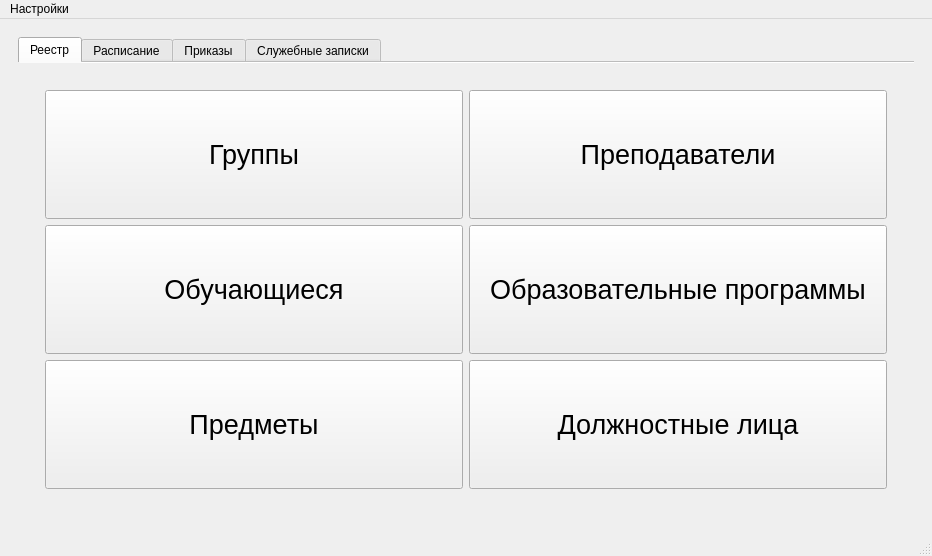
<?xml version="1.0" encoding="UTF-8"?>
<ui version="4.0">
 <class>MainWindow</class>
 <widget class="QMainWindow" name="MainWindow">
  <property name="geometry">
   <rect>
    <x>0</x>
    <y>0</y>
    <width>932</width>
    <height>556</height>
   </rect>
  </property>
  <property name="windowTitle">
   <string>АРМ специалиста ЦПЮИ</string>
  </property>
  <property name="windowIcon">
   <iconset>
    <normaloff>../sfu_logo.ico</normaloff>../sfu_logo.ico</iconset>
  </property>
  <widget class="QWidget" name="mainwidget">
   <layout class="QHBoxLayout" name="hL_mainwidget">
    <item>
     <widget class="QWidget" name="widget_Main" native="true">
      <layout class="QVBoxLayout" name="vL_widget_Main">
       <item>
        <widget class="QTabWidget" name="tabWidget_Main">
         <property name="enabled">
          <bool>true</bool>
         </property>
         <property name="sizePolicy">
          <sizepolicy hsizetype="Expanding" vsizetype="Expanding">
           <horstretch>0</horstretch>
           <verstretch>0</verstretch>
          </sizepolicy>
         </property>
         <property name="tabPosition">
          <enum>QTabWidget::North</enum>
         </property>
         <property name="tabShape">
          <enum>QTabWidget::Rounded</enum>
         </property>
         <property name="currentIndex">
          <number>0</number>
         </property>
         <property name="elideMode">
          <enum>Qt::ElideNone</enum>
         </property>
         <property name="documentMode">
          <bool>true</bool>
         </property>
         <property name="tabsClosable">
          <bool>false</bool>
         </property>
         <property name="movable">
          <bool>false</bool>
         </property>
         <property name="tabBarAutoHide">
          <bool>false</bool>
         </property>
         <widget class="QWidget" name="tab_roster">
          <attribute name="title">
           <string>Реестр</string>
          </attribute>
          <layout class="QVBoxLayout" name="vL_tab_roster">
           <item>
            <widget class="QWidget" name="widget_roster_editors" native="true">
             <layout class="QHBoxLayout" name="hL_widget_roster_editors">
              <item>
               <widget class="QWidget" name="widget_roster" native="true">
                <property name="enabled">
                 <bool>true</bool>
                </property>
                <property name="font">
                 <font>
                  <family>MS Shell Dlg 2</family>
                 </font>
                </property>
                <layout class="QGridLayout" name="gL_roster">
                 <item row="1" column="1">
                  <widget class="QPushButton" name="pushButton_students_roster">
                   <property name="sizePolicy">
                    <sizepolicy hsizetype="Expanding" vsizetype="Expanding">
                     <horstretch>0</horstretch>
                     <verstretch>0</verstretch>
                    </sizepolicy>
                   </property>
                   <property name="font">
                    <font>
                     <family>MS Shell Dlg 2</family>
                     <pointsize>20</pointsize>
                    </font>
                   </property>
                   <property name="text">
                    <string>Обучающиеся</string>
                   </property>
                  </widget>
                 </item>
                 <item row="0" column="2">
                  <widget class="QPushButton" name="pushButton_teachers_roster">
                   <property name="sizePolicy">
                    <sizepolicy hsizetype="Expanding" vsizetype="Expanding">
                     <horstretch>0</horstretch>
                     <verstretch>0</verstretch>
                    </sizepolicy>
                   </property>
                   <property name="font">
                    <font>
                     <family>MS Shell Dlg 2</family>
                     <pointsize>20</pointsize>
                    </font>
                   </property>
                   <property name="text">
                    <string>Преподаватели</string>
                   </property>
                  </widget>
                 </item>
                 <item row="1" column="2">
                  <widget class="QPushButton" name="pushButton_programs_roster">
                   <property name="sizePolicy">
                    <sizepolicy hsizetype="Expanding" vsizetype="Expanding">
                     <horstretch>0</horstretch>
                     <verstretch>0</verstretch>
                    </sizepolicy>
                   </property>
                   <property name="font">
                    <font>
                     <family>MS Shell Dlg 2</family>
                     <pointsize>20</pointsize>
                    </font>
                   </property>
                   <property name="text">
                    <string>Образовательные программы</string>
                   </property>
                  </widget>
                 </item>
                 <item row="2" column="1">
                  <widget class="QPushButton" name="pushButton_subjects_roster">
                   <property name="sizePolicy">
                    <sizepolicy hsizetype="Expanding" vsizetype="Expanding">
                     <horstretch>0</horstretch>
                     <verstretch>0</verstretch>
                    </sizepolicy>
                   </property>
                   <property name="font">
                    <font>
                     <family>MS Shell Dlg 2</family>
                     <pointsize>20</pointsize>
                    </font>
                   </property>
                   <property name="text">
                    <string>Предметы</string>
                   </property>
                  </widget>
                 </item>
                 <item row="2" column="2">
                  <widget class="QPushButton" name="pushButton_headers_roster">
                   <property name="sizePolicy">
                    <sizepolicy hsizetype="Expanding" vsizetype="Expanding">
                     <horstretch>0</horstretch>
                     <verstretch>0</verstretch>
                    </sizepolicy>
                   </property>
                   <property name="font">
                    <font>
                     <family>MS Shell Dlg 2</family>
                     <pointsize>20</pointsize>
                    </font>
                   </property>
                   <property name="text">
                    <string>Должностные лица</string>
                   </property>
                  </widget>
                 </item>
                 <item row="0" column="1">
                  <widget class="QPushButton" name="pushButton_groups_roster">
                   <property name="sizePolicy">
                    <sizepolicy hsizetype="Expanding" vsizetype="Expanding">
                     <horstretch>0</horstretch>
                     <verstretch>0</verstretch>
                    </sizepolicy>
                   </property>
                   <property name="font">
                    <font>
                     <family>MS Shell Dlg 2</family>
                     <pointsize>20</pointsize>
                    </font>
                   </property>
                   <property name="text">
                    <string>Группы</string>
                   </property>
                  </widget>
                 </item>
                </layout>
               </widget>
              </item>
             </layout>
            </widget>
           </item>
          </layout>
         </widget>
         <widget class="QWidget" name="tab_timetable">
          <property name="enabled">
           <bool>true</bool>
          </property>
          <attribute name="title">
           <string>Расписание</string>
          </attribute>
          <layout class="QVBoxLayout" name="vL_tab_timetable">
           <item>
            <widget class="QWidget" name="widget_timetable" native="true">
             <layout class="QVBoxLayout" name="vL_widget_timetable">
              <item>
               <widget class="QWidget" name="widget_Up_timetable" native="true">
                <layout class="QHBoxLayout" name="hL_widget_Up_timetable">
                 <item>
                  <widget class="QPushButton" name="pushButton_edit_timetable">
                   <property name="sizePolicy">
                    <sizepolicy hsizetype="Preferred" vsizetype="Fixed">
                     <horstretch>0</horstretch>
                     <verstretch>0</verstretch>
                    </sizepolicy>
                   </property>
                   <property name="font">
                    <font>
                     <pointsize>10</pointsize>
                     <weight>50</weight>
                     <bold>false</bold>
                     <underline>false</underline>
                     <kerning>true</kerning>
                    </font>
                   </property>
                   <property name="toolTipDuration">
                    <number>-1</number>
                   </property>
                   <property name="inputMethodHints">
                    <set>Qt::ImhNone</set>
                   </property>
                   <property name="text">
                    <string>Изменить расписание</string>
                   </property>
                   <property name="autoDefault">
                    <bool>false</bool>
                   </property>
                   <property name="default">
                    <bool>false</bool>
                   </property>
                   <property name="flat">
                    <bool>false</bool>
                   </property>
                  </widget>
                 </item>
                 <item>
                  <widget class="QPushButton" name="pushButton_print_timetable">
                   <property name="font">
                    <font>
                     <pointsize>10</pointsize>
                    </font>
                   </property>
                   <property name="text">
                    <string>Печать</string>
                   </property>
                  </widget>
                 </item>
                 <item>
                  <widget class="QLabel" name="label_search_timetable">
                   <property name="sizePolicy">
                    <sizepolicy hsizetype="Fixed" vsizetype="Fixed">
                     <horstretch>0</horstretch>
                     <verstretch>0</verstretch>
                    </sizepolicy>
                   </property>
                   <property name="font">
                    <font>
                     <pointsize>10</pointsize>
                    </font>
                   </property>
                   <property name="text">
                    <string>Поиск:</string>
                   </property>
                  </widget>
                 </item>
                 <item>
                  <widget class="QLineEdit" name="lineEdit_search_timetable">
                   <property name="sizePolicy">
                    <sizepolicy hsizetype="Expanding" vsizetype="Fixed">
                     <horstretch>0</horstretch>
                     <verstretch>0</verstretch>
                    </sizepolicy>
                   </property>
                  </widget>
                 </item>
                </layout>
               </widget>
              </item>
              <item>
               <widget class="QScrollArea" name="scrollArea_timetable">
                <property name="widgetResizable">
                 <bool>true</bool>
                </property>
                <widget class="QWidget" name="sAWContent_timetable">
                 <property name="geometry">
                  <rect>
                   <x>0</x>
                   <y>0</y>
                   <width>858</width>
                   <height>372</height>
                  </rect>
                 </property>
                 <layout class="QVBoxLayout" name="vL_sAWContent_timetable"/>
                </widget>
               </widget>
              </item>
             </layout>
            </widget>
           </item>
          </layout>
         </widget>
         <widget class="QWidget" name="tab_decree">
          <attribute name="title">
           <string>Приказы</string>
          </attribute>
          <layout class="QVBoxLayout" name="vL_tab_decree">
           <item>
            <widget class="QWidget" name="widget_decree" native="true">
             <layout class="QVBoxLayout" name="vL_widget_decree">
              <item>
               <widget class="QWidget" name="widget_up_decree" native="true">
                <layout class="QHBoxLayout" name="hL_widget_up_decree">
                 <item>
                  <widget class="QPushButton" name="pushButton_create_decree">
                   <property name="font">
                    <font>
                     <pointsize>10</pointsize>
                    </font>
                   </property>
                   <property name="text">
                    <string>Создать новый приказ</string>
                   </property>
                  </widget>
                 </item>
                 <item>
                  <widget class="QPushButton" name="pushButton_edit_decree">
                   <property name="font">
                    <font>
                     <pointsize>10</pointsize>
                    </font>
                   </property>
                   <property name="text">
                    <string>Редактировать выбранный приказ</string>
                   </property>
                  </widget>
                 </item>
                 <item>
                  <widget class="QPushButton" name="pushButton_print_decree">
                   <property name="font">
                    <font>
                     <pointsize>10</pointsize>
                    </font>
                   </property>
                   <property name="text">
                    <string>Печать</string>
                   </property>
                  </widget>
                 </item>
                 <item>
                  <widget class="QLabel" name="label_search_decree">
                   <property name="text">
                    <string>Поиск:</string>
                   </property>
                  </widget>
                 </item>
                 <item>
                  <widget class="QLineEdit" name="lineEdit_search_decree"/>
                 </item>
                </layout>
               </widget>
              </item>
              <item>
               <widget class="QScrollArea" name="scrollArea_decree">
                <property name="widgetResizable">
                 <bool>true</bool>
                </property>
                <widget class="QWidget" name="sAWContent_decree">
                 <property name="geometry">
                  <rect>
                   <x>0</x>
                   <y>0</y>
                   <width>858</width>
                   <height>372</height>
                  </rect>
                 </property>
                 <layout class="QVBoxLayout" name="vL_sAWContent_decree"/>
                </widget>
               </widget>
              </item>
             </layout>
            </widget>
           </item>
          </layout>
         </widget>
         <widget class="QWidget" name="tab_notes">
          <attribute name="title">
           <string>Служебные записки</string>
          </attribute>
          <layout class="QVBoxLayout" name="vL_tab_notes">
           <item>
            <widget class="QWidget" name="widget_notes" native="true">
             <layout class="QVBoxLayout" name="vL_widget_notes">
              <item>
               <widget class="QWidget" name="widget_up_notes" native="true">
                <layout class="QHBoxLayout" name="hL_widget_up_notes">
                 <item>
                  <widget class="QPushButton" name="pushButton_create_notes">
                   <property name="font">
                    <font>
                     <pointsize>10</pointsize>
                    </font>
                   </property>
                   <property name="text">
                    <string>Создать новую записку</string>
                   </property>
                  </widget>
                 </item>
                 <item>
                  <widget class="QPushButton" name="pushButton_edit_notes">
                   <property name="font">
                    <font>
                     <pointsize>10</pointsize>
                    </font>
                   </property>
                   <property name="text">
                    <string>Редактировать выбранную записку</string>
                   </property>
                  </widget>
                 </item>
                 <item>
                  <widget class="QPushButton" name="pushButton_print_notes">
                   <property name="font">
                    <font>
                     <pointsize>10</pointsize>
                    </font>
                   </property>
                   <property name="text">
                    <string>Печать</string>
                   </property>
                  </widget>
                 </item>
                 <item>
                  <widget class="QLabel" name="label_search_notes">
                   <property name="text">
                    <string>Поиск:</string>
                   </property>
                  </widget>
                 </item>
                 <item>
                  <widget class="QLineEdit" name="lineEdit_search_notes"/>
                 </item>
                </layout>
               </widget>
              </item>
              <item>
               <widget class="QScrollArea" name="scrollArea_notes">
                <property name="widgetResizable">
                 <bool>true</bool>
                </property>
                <widget class="QWidget" name="sAWContent_notes">
                 <property name="geometry">
                  <rect>
                   <x>0</x>
                   <y>0</y>
                   <width>858</width>
                   <height>372</height>
                  </rect>
                 </property>
                 <layout class="QVBoxLayout" name="vL_sAWContent_notes"/>
                </widget>
               </widget>
              </item>
             </layout>
            </widget>
           </item>
          </layout>
         </widget>
        </widget>
       </item>
      </layout>
     </widget>
    </item>
   </layout>
  </widget>
  <widget class="QMenuBar" name="menubar">
   <property name="geometry">
    <rect>
     <x>0</x>
     <y>0</y>
     <width>932</width>
     <height>21</height>
    </rect>
   </property>
   <widget class="QMenu" name="menu">
    <property name="title">
     <string>Настройки</string>
    </property>
   </widget>
   <addaction name="menu"/>
  </widget>
  <widget class="QStatusBar" name="statusbar"/>
 </widget>
 <resources/>
 <connections/>
</ui>
